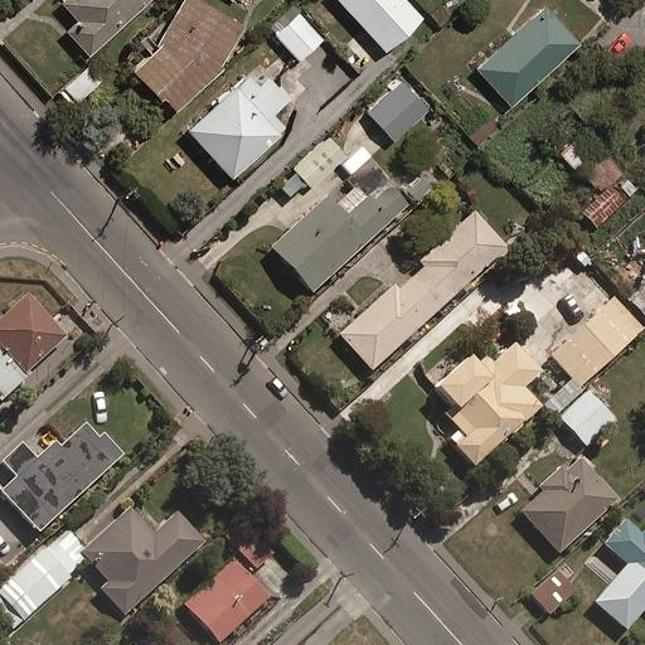
%> input picture BMCF_Code/pair9-1.jpg, 645 x 645 px
$ octave MyCode_TestDemo.m   (GNU Octave 9; MATLAB toolbox functions it lacks are replaced by stand-ins)
%> lines starting %> are read from the running program, lines starting %| are printed output that depends on the picture
### BMCF_Code/Create_Image_Space/Create_Image_Space.m
function scale_space = Create_Image_Space_3(gray_image, num_layers, scale_ratio, sigma_initial, sigma_s,Logical_Threshold)
    if size(gray_image, 3) ~= 1
        error('输入图像必须为单通道灰度图像');
    end
    if num_layers <= 0 || num_layers ~= round(num_layers)
        error('尺度空间层数必须为正整数');
    end
    if scale_ratio <= 0
        error('尺度比例因子必须为正数');
    end
    if sigma_initial <= 0
        error('初始高斯滤波标准差必须为正数');
    end
    [M, N] = size(gray_image);
    scale_space = cell(1, num_layers);
    E_space = cell(1, num_layers);
    windows_size=2*round(2*sigma_initial)+1;
    W=fspecial('gaussian',[windows_size,windows_size],sigma_initial);
    im=imfilter(gray_image,W,'replicate');
    scale_space{1}=im;
    sigma=zeros(1,num_layers);
    for i=1:1:num_layers
        sigma(i)=sigma_initial*scale_ratio^(i-1);
    end
    for i = 2:num_layers
        prev_im = scale_space{i-1};
        E_space{i} = GetThresholdImage(prev_im, Logical_Threshold);
        PatternID_Img = GetPatternID(E_space{i});
        sigma_OC=sigma_s*round((1/2)*sigma(i-1)^2);
        scale_space{i} = PatternCoOcurFilter(prev_im, PatternID_Img,sigma_s,sigma_OC);
    end
end

### BMCF_Code/Create_Image_Space/GetThresholdImage.m
function threshold_img = GetThresholdImage2(im, threshold_val)
    h1=[-1,0,1;-2,0,2;-1,0,1];
    h2=[-1,-2,-1;0,0,0;1,2,1];
    lp = lowpassfilter([3,3],.45,20);
    gradient_x_0 = imfilter(im, lp, 'replicate');
    gradient_y_0 = imfilter(im, lp, 'replicate');
    gradient_0 = sqrt(gradient_x_0.^2 + gradient_y_0.^2);
    gradient_x_1 = imfilter(gradient_0, h1, 'replicate');
    gradient_y_1 = imfilter(gradient_0, h2, 'replicate');
    gradient_1 = sqrt(gradient_x_1.^2 + gradient_y_1.^2);
    gradient_x_2 = imfilter(gradient_1, h1, 'replicate');
    gradient_y_2 = imfilter(gradient_1, h2, 'replicate');
    gradient_2 = sqrt(gradient_x_2.^2 + gradient_y_2.^2);
    gradient_flat = gradient_2(:);
    non_zero_vals = gradient_flat(gradient_flat > 0);
    [sorted_vals, ~] = sort(non_zero_vals, 'ascend');
    num_pixels = length(sorted_vals);
    threshold_img = false(size(gradient_2));
    if num_pixels > 0
        threshold_index = floor(num_pixels * threshold_val) + 1;
        threshold_value = sorted_vals(threshold_index);
        threshold_img = (gradient_2 >= threshold_value) & (gradient_2 > 0);
    end
end

### BMCF_Code/Create_Image_Space/GetPatternID.m
function PatternID_Img = GetPatternID(E_img)
    [M, N] = size(E_img);
    PatternID_Img = zeros(M, N);
    E_padded = padarray(E_img, [1,1], 'symmetric', 'both');
    for dy = -1:1
        for dx = -1:1
            startX = dx+2;
            startY = dy+2;
            endX = startX -1 + N;
            endY = startY -1 + M;
            Current_E = E_padded(startY:endY, startX:endX);
            PatternID_Img = PatternID_Img.*2;
            PatternID_Img = PatternID_Img + Current_E;
        end
    end
end

### BMCF_Code/Create_Image_Space/PatternCoOcurFilter.m
function Filter_img = PatternCoOcurFilter(img, PatternID_Img, params_sigma_s,params_sigma_oc)
    img_min=min(img(:));
    if (img_min<0)
        img=img-img_min;
    end
    sigma_s=params_sigma_s;
    if  isfloat(img)
        img_int32=int32(ceil(img));
    else
        img_int32=img;
    end
    [AdjacencyList,AdjacencyPatternID] = GetAdjacencyList(PatternID_Img);
    assignin('base', 'AdjacencyList', AdjacencyList);
    assignin('base', 'AdjacencyPatternID', AdjacencyPatternID);
    Filter_img = GetFilterImage(img, PatternID_Img, params_sigma_oc, AdjacencyList, AdjacencyPatternID);
end

### BMCF_Code/Create_Image_Space/GetAdjacencyList.m
function [AdjacencyList,AdjacencyPatternID] = GetAdjacencyList(PatternID_Img)
[M, N] = size(PatternID_Img);
unique_ids = unique(PatternID_Img(:));
max_id = max(unique_ids);
AdjacencyList = zeros(max_id + 1, 2^3, 4);
AdjacencyPatternID = zeros(max_id + 1, 2^3, 4);
for id = unique_ids'
    PossiblePatterns = GetPossibleAdjacentPatternID(id);
    AdjacencyPatternID(id + 1, :, 1) = PossiblePatterns(1, :);
    AdjacencyPatternID(id + 1, :, 2) = PossiblePatterns(2, :);
    AdjacencyPatternID(id + 1, :, 3) = PossiblePatterns(3, :);
    AdjacencyPatternID(id + 1, :, 4) = PossiblePatterns(4, :);
end
for y = 1:M
    for x = 1:N
        PatternID = PatternID_Img(y, x);
        if x+1 <= N
            P_r = PatternID_Img(y, x+1);
            idx = find(AdjacencyPatternID(PatternID + 1, :, 1) == P_r, 1);
            if ~isempty(idx)
                AdjacencyList(PatternID + 1, idx, 1) = AdjacencyList(PatternID + 1, idx, 1) + 1;
            end
        end
        if y-1 >= 1
            P_u = PatternID_Img(y-1, x);
            idx = find(AdjacencyPatternID(PatternID + 1, :, 2) == P_u, 1);
            if ~isempty(idx)
                AdjacencyList(PatternID + 1, idx, 2) = AdjacencyList(PatternID + 1, idx, 2) + 1;
            end
        end
        if x-1 >= 1
            P_l = PatternID_Img(y, x-1);
            idx = find(AdjacencyPatternID(PatternID + 1, :, 3) == P_l, 1);
            if ~isempty(idx)
                AdjacencyList(PatternID + 1, idx, 3) = AdjacencyList(PatternID + 1, idx, 3) + 1;
            end
        end
        if y+1 <= M
            P_d = PatternID_Img(y+1, x);
            idx = find(AdjacencyPatternID(PatternID + 1, :, 4) == P_d, 1);
            if ~isempty(idx)
                AdjacencyList(PatternID + 1, idx, 4) = AdjacencyList(PatternID + 1, idx, 4) + 1;
            end
        end
    end
end
for dir = 1:4
    for id = unique_ids'
        row_sum = sum(AdjacencyList(id + 1, :, dir));
        if row_sum > 0
            AdjacencyList(id + 1, :, dir) = AdjacencyList(id + 1, :, dir) / row_sum;
        end
    end
end
end

### BMCF_Code/Create_Image_Space/GetPossibleAdjacentPatternID.m
function PossiblePatterns = GetPossibleAdjacentPatternID(PatternID)
    binary_matrix = zeros(3, 3);
    temp_id = PatternID;
    for i = 3:-1:1
        for j = 3:-1:1
            binary_matrix(i, j) = mod(temp_id, 2);
            temp_id = floor(temp_id / 2);
        end
    end
    PossiblePatterns = zeros(4, 8);
    right_patterns = zeros(1, 8);
    idx = 1;
    for x1 = 0:1
        for x2 = 0:1
            for x3 = 0:1
                new_matrix = [binary_matrix(1, 2), binary_matrix(1, 3), x1;
                            binary_matrix(2, 2), binary_matrix(2, 3), x2;
                            binary_matrix(3, 2), binary_matrix(3, 3), x3];
                right_patterns(idx) = EncodePatternID(new_matrix);
                idx = idx + 1;
            end
        end
    end
    PossiblePatterns(1, :) = sort(right_patterns);
    up_patterns = zeros(1, 8);
    idx = 1;
    for x1 = 0:1
        for x2 = 0:1
            for x3 = 0:1
                new_matrix = [x1, x2, x3;
                            binary_matrix(1, 1), binary_matrix(1, 2), binary_matrix(1, 3);
                            binary_matrix(2, 1), binary_matrix(2, 2), binary_matrix(2, 3)];
                up_patterns(idx) = EncodePatternID(new_matrix);
                idx = idx + 1;
            end
        end
    end
    PossiblePatterns(2, :) = sort(up_patterns);
    left_patterns = zeros(1, 8);
    idx = 1;
    for x1 = 0:1
        for x2 = 0:1
            for x3 = 0:1
                new_matrix = [x1, binary_matrix(1, 1), binary_matrix(1, 2);
                            x2, binary_matrix(2, 1), binary_matrix(2, 2);
                            x3, binary_matrix(3, 1), binary_matrix(3, 2)];
                left_patterns(idx) = EncodePatternID(new_matrix);
                idx = idx + 1;
            end
        end
    end
    PossiblePatterns(3, :) = sort(left_patterns);
    down_patterns = zeros(1, 8);
    idx = 1;
    for x1 = 0:1
        for x2 = 0:1
            for x3 = 0:1
                new_matrix = [binary_matrix(2, 1), binary_matrix(2, 2), binary_matrix(2, 3);
                            binary_matrix(3, 1), binary_matrix(3, 2), binary_matrix(3, 3);
                            x1, x2, x3];
                down_patterns(idx) = EncodePatternID(new_matrix);
                idx = idx + 1;
            end
        end
    end
    PossiblePatterns(4, :) = sort(down_patterns);
    end
    % [9 lines left out: function EncodePatternID, not called in this run]

### BMCF_Code/Create_Image_Space/ComputeDirectionalProbs.m
function [prob_right, prob_up, prob_left, prob_down] = ComputeDirectionalProbs(PatternID_Img, AdjacencyList, AdjacencyPatternID)
    [M, N] = size(PatternID_Img);
    prob_right = zeros(M, N);
    prob_up = zeros(M, N);
    prob_left = zeros(M, N);
    prob_down = zeros(M, N);
    for i = 1:M
        for j = 1:N
            center_id = PatternID_Img(i, j);
            if j < N
                right_id = PatternID_Img(i, j + 1);
                dir = 1;
                [~, idx] = ismember(right_id, squeeze(AdjacencyPatternID(center_id + 1, :, dir)));
                if idx > 0
                    prob_right(i, j) = AdjacencyList(center_id + 1, idx, dir);
                end
            end
            if i > 1
                up_id = PatternID_Img(i - 1, j);
                dir = 2;
                [~, idx] = ismember(up_id, squeeze(AdjacencyPatternID(center_id + 1, :, dir)));
                if idx > 0
                    prob_up(i, j) = AdjacencyList(center_id + 1, idx, dir);
                end
            end
            if j > 1
                left_id = PatternID_Img(i, j - 1);
                dir = 3;
                [~, idx] = ismember(left_id, squeeze(AdjacencyPatternID(center_id + 1, :, dir)));
                if idx > 0
                    prob_left(i, j) = AdjacencyList(center_id + 1, idx, dir);
                end
            end
            if i < M
                down_id = PatternID_Img(i + 1, j);
                dir = 4;
                [~, idx] = ismember(down_id, squeeze(AdjacencyPatternID(center_id + 1, :, dir)));
                if idx > 0
                    prob_down(i, j) = AdjacencyList(center_id + 1, idx, dir);
                end
            end
        end
    end
end

### BMCF_Code/Create_Image_Space/lowpassfilter.m
% LOWPASSFILTER - Constructs a low-pass butterworth filter.
%  ����һ����ͨ������˹�˲���
% usage: f = lowpassfilter(sze, cutoff, n)
%
% where: sze    is a two element vector specifying the size of filter
%               to construct [rows cols].��һ������Ԫ�ص�������ָ�����ڹ���[rows cols]�Ĺ������Ĵ�С
%        cutoff is the cutoff frequency of the filter 0 - 0.5  ���˲����Ľ�ֹƵ��0-0.5
%        n      is the order of the filter, the higher n is the sharper
%               the transition is. (n must be an integer >= 1). ���˲����Ľ�����nԽ�ߣ�����Խ���� ��n�����Ǵ��ڵ���1����������
%               Note that n is doubled so that it is always an even integer.
%
%                      1
%      f =    --------------------
%                              2n
%              1.0 + (w/cutoff)
%
% The frequency origin of the returned filter is at the corners.�����˲�����Ƶ��ԭ���ڹսǴ�
%
% See also: HIGHPASSFILTER, HIGHBOOSTFILTER, BANDPASSFILTER ��ͨ�˲���������ѹ�˲�������ͨ�˲���
%

% Copyright (c) 1999 Peter Kovesi
% School of Computer Science & Software Engineering
% The University of Western Australia
% http://www.csse.uwa.edu.au/
%
% Permission is hereby granted, free of charge, to any person obtaining a copy
% of this software and associated documentation files (the "Software"), to deal
% in the Software without restriction, subject to the following conditions:
%
% The above copyright notice and this permission notice shall be included in
% all copies or substantial portions of the Software.
%
% The Software is provided "as is", without warranty of any kind.

% October 1999
% August  2005 - Fixed up frequency ranges for odd and even sized filters
%                (previous code was a bit approximate)

function f = lowpassfilter(sze, cutoff, n)

    if cutoff < 0 | cutoff > 0.5
	error('cutoff frequency must be between 0 and 0.5');
    end

    if rem(n,1) ~= 0 | n < 1
	error('n must be an integer >= 1');
    end

    if length(sze) == 1
	rows = sze; cols = sze;
    else
	rows = sze(1); cols = sze(2);
    end

    % Set up X and Y matrices with ranges normalised to +/- 0.5
    % The following code adjusts things appropriately for odd and even values
    % of rows and columns.
    if mod(cols,2)
	xrange = [-(cols-1)/2:(cols-1)/2]/(cols-1);
    else
	xrange = [-cols/2:(cols/2-1)]/cols;
    end

    if mod(rows,2)
	yrange = [-(rows-1)/2:(rows-1)/2]/(rows-1);
    else
	yrange = [-rows/2:(rows/2-1)]/rows;
    end

    [x,y] = meshgrid(xrange, yrange);
    radius = sqrt(x.^2 + y.^2);        % A matrix with every pixel = radius relative to centre.
    f = ifftshift( 1.0 ./ (1.0 + (radius ./ cutoff).^(2*n)) );   % The filter


### BMCF_Code/Create_Image_Space/GetFilterImage.m
function Filter_img = GetFilterImage2(img, PatternID_Img, params_sigma_oc, AdjacencyList, AdjacencyPatternID)
    img = double(img);
    sigma_s = params_sigma_oc;
    [M, N] = size(img);
    win_size=3*sigma_s;
    win_halfsize=ceil(win_size/2);
    win_size=win_halfsize*2+1;
    [prob_right, prob_up, prob_left, prob_down] = ComputeDirectionalProbs(PatternID_Img, AdjacencyList, AdjacencyPatternID);
    prob_right_pad = padarray(prob_right, [win_halfsize, win_halfsize], 0, 'both');
    prob_up_pad = padarray(prob_up, [win_halfsize, win_halfsize], 0, 'both');
    prob_left_pad = padarray(prob_left, [win_halfsize, win_halfsize], 0, 'both');
    prob_down_pad = padarray(prob_down, [win_halfsize, win_halfsize], 0, 'both');
    img_pad = padarray(img, [win_halfsize, win_halfsize], 0, 'both');
    Filter_img = zeros(M, N);
    for i = 1:M
        for j = 1:N
            center_i = i + win_halfsize;
            center_j = j + win_halfsize;
            weight_window = zeros(win_size, win_size);
            img_sub = img_pad(i:i+win_size-1, j:j+win_size-1);
            chain_prob = 1;
            for dx = 1:win_halfsize
                if center_j + dx <= size(prob_right_pad, 2)
                    chain_prob = chain_prob * prob_right_pad(center_i, center_j + dx - 1);
                    weight_window(win_halfsize + 1, win_halfsize + 1 + dx) = chain_prob;
                end
            end
            chain_prob = 1;
            for dx = -1:-1:-win_halfsize
                if center_j + dx >= 1
                    chain_prob = chain_prob * prob_left_pad(center_i, center_j + dx + 1);
                    weight_window(win_halfsize + 1, win_halfsize + 1 + dx) = chain_prob;
                end
            end
            chain_prob = 1;
            for dy = -1:-1:-win_halfsize
                if center_i + dy >= 1
                    chain_prob = chain_prob * prob_up_pad(center_i + dy + 1, center_j);
                    weight_window(win_halfsize + 1 + dy, win_halfsize + 1) = chain_prob;
                end
            end
            chain_prob = 1;
            for dy = 1:win_halfsize
                if center_i + dy <= size(prob_down_pad, 1)
                    chain_prob = chain_prob * prob_down_pad(center_i + dy - 1, center_j);
                    weight_window(win_halfsize + 1 + dy, win_halfsize + 1) = chain_prob;
                end
            end
            for dx = 1:win_halfsize
                for dy = 1:win_halfsize
                    weight_window(win_halfsize + 1 - dy,win_halfsize + 1 + dx) = weight_window(win_halfsize + 1 - dy+1,win_halfsize + 1 + dx)*prob_up_pad(center_i-dy, center_j+dx)/2+weight_window(win_halfsize + 1 - dy,win_halfsize + 1 + dx-1)*prob_right_pad(center_i-dy, center_j+dx)/2;
                    weight_window(win_halfsize + 1 - dy,win_halfsize + 1 - dx) = weight_window(win_halfsize + 1 - dy+1,win_halfsize + 1 - dx)*prob_up_pad(center_i-dy, center_j-dx)/2+weight_window(win_halfsize + 1 - dy,win_halfsize + 1 - dx+1)*prob_left_pad(center_i-dy, center_j-dx)/2;
                    weight_window(win_halfsize + 1 + dy,win_halfsize + 1 - dx) = weight_window(win_halfsize + 1 + dy-1,win_halfsize + 1 - dx)*prob_down_pad(center_i+dy, center_j-dx)/2+weight_window(win_halfsize + 1 + dy,win_halfsize + 1 - dx+1)*prob_left_pad(center_i+dy, center_j-dx)/2;
                    weight_window(win_halfsize + 1 + dy,win_halfsize + 1 + dx) = weight_window(win_halfsize + 1 + dy-1,win_halfsize + 1 + dx)*prob_down_pad(center_i+dy, center_j+dx)/2+weight_window(win_halfsize + 1 + dy,win_halfsize + 1 + dx-1)*prob_right_pad(center_i+dy, center_j+dx)/2;
                end
            end
            weight_window(win_halfsize + 1, win_halfsize + 1) = 1;
            Filter_img(i, j) = sum(img_sub(:) .* weight_window(:))/sum(weight_window(:)+eps);
        end
    end
end

### BMCF_Code/MyCode_TestDemo.m
% ==============================================
% 图像匹配程序主函数
% 创建时间：2026/5/9
% 功能：导入参考图像和待匹配图像，进行图像匹配
% ==============================================

% ========== 初始化环境 ==========
% 清理工作区
clc;clear;close all; warning('off')


% 添加Create_Image_Space文件夹到MATLAB路径，使主函数可以调用其中的函数
addpath('MSRCR')
addpath('Create_Image_Space');

addpath('KeypointDetection');
addpath('FeatureDescriptors');
addpath('FeatureMatching');
addpath('MyMatch');


% 交互式选择图像及文件
[file1, path1] = uigetfile({'*.jpg;*.png;*.bmp;*.tif','Image Files'}, '选择第一张图像');
%> the answer given: pair9-1.jpg
  if isequal(file1,0)
      error('未选择图像');
  end
      str1 = fullfile(path1, file1);

[file2, path2] = uigetfile({'*.jpg;*.png;*.bmp;*.tif','Image Files'}, '选择第二张图像');
%> the answer given: pair9-2.jpg
  if isequal(file2,0)
      error('未选择图像');
  end
    str2 = fullfile(path2, file2);

% [6 lines of commented-out code are left out]


%%
    im1 = uint8(imread(str1));
%> im1 is the input picture: size 645x645x3 uint8; mean R, G, B 114.1, 107.9, 95.5
    im2 = uint8(imread(str2));
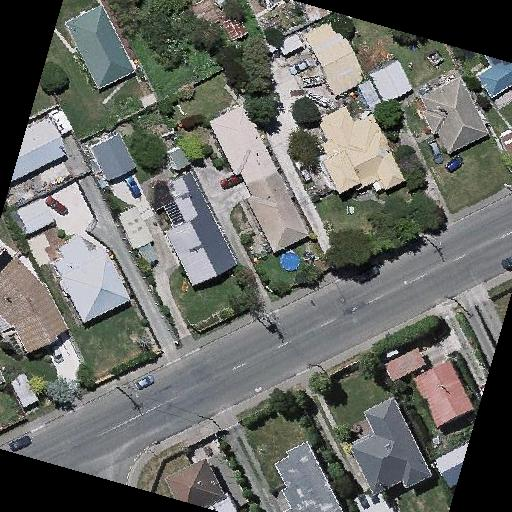
%> input picture BMCF_Code/pair9-2.jpg, 512 x 512 px
%> im2 is the input picture: size 512x512x3 uint8; mean R, G, B 105.1, 107, 102

    % 显示原始图像im1和im2
    figure('Name', '原始图像', 'NumberTitle', 'off');
    subplot(1,2,1);
    imshow(im1);
    title('图像1 (im1)');
    subplot(1,2,2);
    imshow(im2);
    title('图像2 (im2)');


    % [4 lines of commented-out code are left out]


    [~,~,num1]=size(im1);
    [~,~,num2]=size(im2);
    if(num1==3)
        image_11=adapthisteq(rgb2gray(im1));
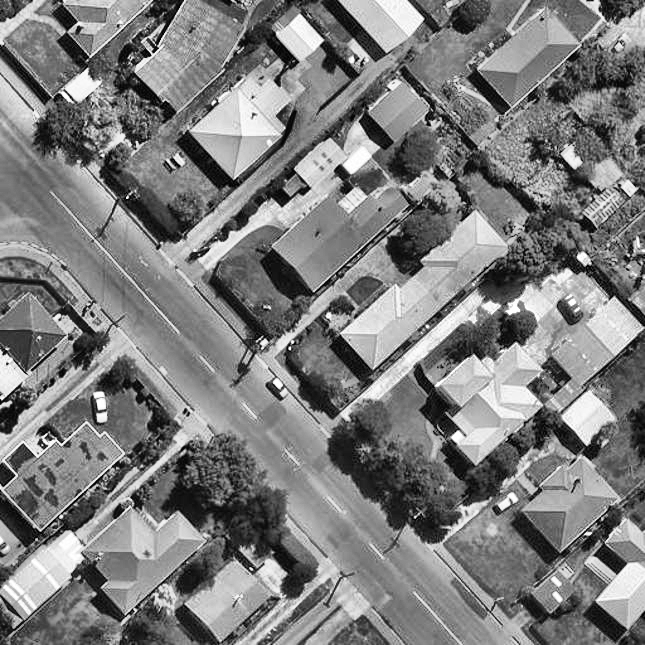
%> image_11: size 645x645 uint8; min 0, max 255, mean 125.2
    else
        image_11=adapthisteq(im1);
    end
    if(num2==3)
        image_22=adapthisteq(rgb2gray(im2));
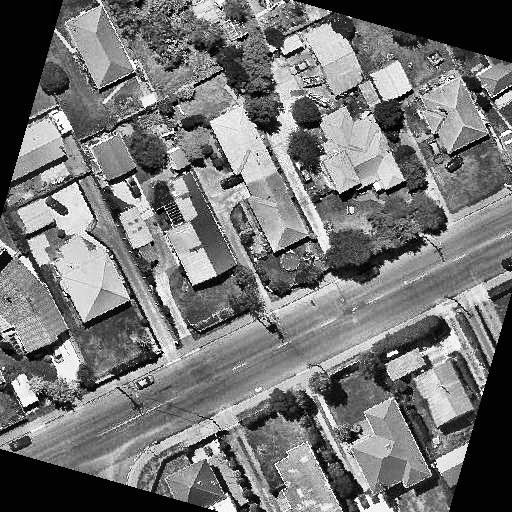
%> image_22: size 512x512 uint8; min 0, max 255, mean 116
    else
        image_22=adapthisteq(im2);
    end

    image_11 = double(image_11);
%> image_11: size 645x645 double
    image_22 = double(image_22);
%> image_22: size 512x512 double

    % [15 lines of commented-out code are left out]


num_layers=4;
scale_ratio=2^(1/3);
sigma_initial=1.6;
change_form='Similarity';  % 变换模型类型：'Similarity'(相似变换) / 'Affine'(仿射变换)

% 共现滤波初始窗口大小（可选[3,5,10]）：窗口越大滤波越平滑，特征点越少；越小保留细节越多但易引入噪声
sigma_s=5;


Logical_Threshold=0.75;
KeyPoint_Threshold=8;
AGGREGATE_RESPONSE_THRESHOLD=0.45 ;  % 聚合特征响应阈值;
LOG_POLAR_WIDTH=12;
LOG_POLAR__HIST_BINS=8;


[scale_space_1] = Create_Image_Space(image_11, num_layers, scale_ratio, sigma_initial,sigma_s,Logical_Threshold);
%> in Create_Image_Space_3, `im=imfilter(gray_image,W,'replicate');`:
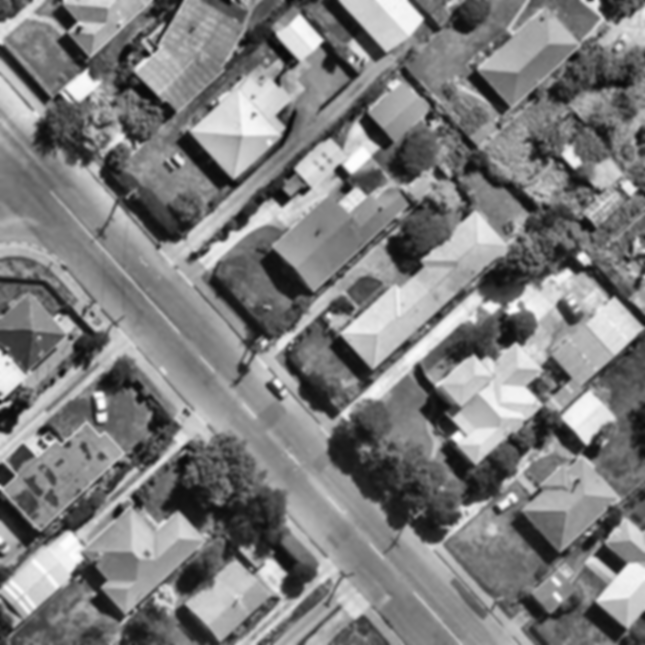
%> im: size 645x645 double; min 10.3, max 253.5, mean 125.2
%> in GetThresholdImage2, `gradient_x_0 = imfilter(im, lp, 'replicate');`:
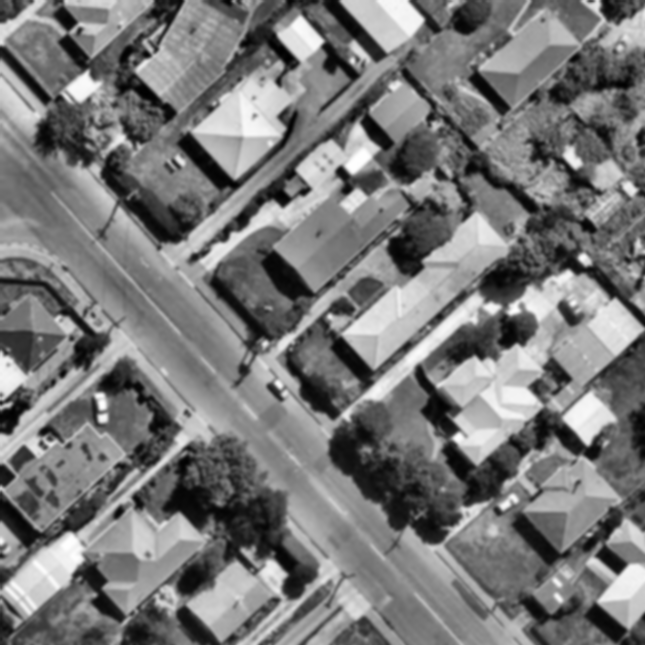
%> gradient_x_0: size 645x645 double; min 10.94, max 268.1, mean 132.6; drawn with min black and max white
%> (the rest of the program and of its run is left out)
